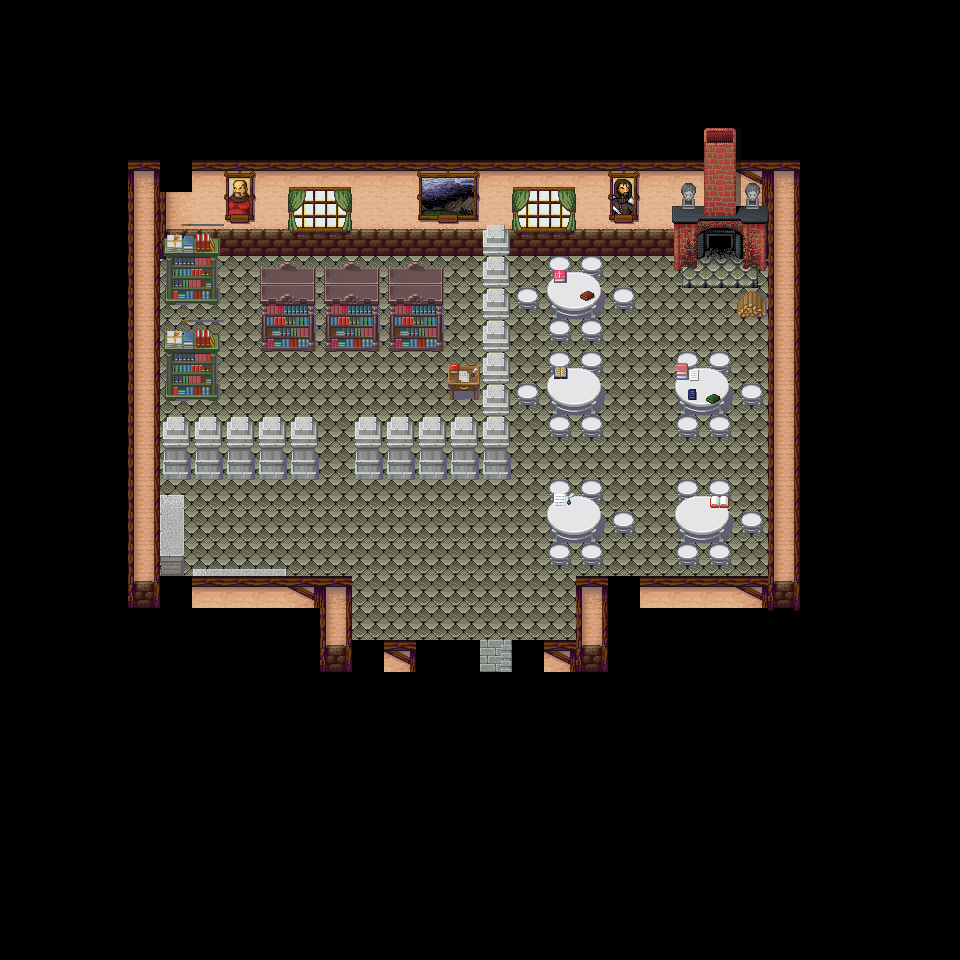

A 2D game scene composited from a Tiled map and its tileset images. What follows is a short description and the map's XML, with each tile layer's data collapsed to a summary:
An orthogonal 30x30 tile map with 32x32 px tiles, 4 tile layers (Piso, Paredes, Decorado, sobre) and 25 objects (clavLevelEntity).

<map version="1.0" orientation="orthogonal" renderorder="right-down" width="30" height="30" tilewidth="32" tileheight="32" backgroundcolor="#000000" nextobjectid="96"><tileset firstgid="1" name="out" tilewidth="32" tileheight="32"><image source="ciudad_biblioteca.png" width="320" height="288" /></tileset>
 <layer name="Piso" width="30" height="30">
  <data>[900 cells, 207 non-empty, 4 distinct tile ids]</data>
 </layer>
 <layer name="Paredes" width="30" height="30">
  <data>[900 cells, 118 non-empty, 16 distinct tile ids]</data>
 </layer>
 <layer name="Decorado" width="30" height="30">
  <data>[900 cells, 136 non-empty, 57 distinct tile ids]</data>
 </layer>
 <layer name="sobre" width="30" height="30">
  <data>[900 cells, 12 non-empty, 10 distinct tile ids]</data>
 </layer>
 <objectgroup color="#02faea" name="Triggers">
  <object id="64" name="clavLevelEntity" x="416" y="640" width="96" height="32">
   <properties>
    <property name="duration" value="250" />
    <property name="fade" value="#000000" />
    <property name="spawn" value="out_biblioteca" />
    <property name="to" value="ciudad" />
   </properties>
  </object>
 </objectgroup>
 <objectgroup name="collision">
  <object id="67" x="128" y="160" width="32" height="448" />
  <object id="68" x="160" y="576" width="192" height="32" />
  <object id="69" x="320" y="608" width="32" height="64" />
  <object id="71" x="352" y="640" width="64" height="32" />
  <object id="72" x="512" y="640" width="96" height="32" />
  <object id="73" x="576" y="576" width="32" height="64" />
  <object id="74" x="608" y="576" width="160" height="32" />
  <object id="75" x="768" y="160" width="32" height="448" />
  <object id="76" x="672" y="160" width="96" height="128" />
  <object id="77" x="736" y="288" width="32" height="32" />
  <object id="79" x="160" y="160" width="512" height="96" />
  <object id="80" x="480" y="256" width="32" height="224" />
  <object id="81" x="352" y="448" width="128" height="32" />
  <object id="82" x="160" y="448" width="160" height="32" />
  <object id="83" x="544" y="512" width="64" height="32" />
  <object id="84" x="672" y="512" width="64" height="32" />
  <object id="85" x="672" y="384" width="64" height="32" />
  <object id="86" x="544" y="384" width="64" height="32" />
  <object id="87" x="544" y="288" width="64" height="32" />
  <object id="88" x="448" y="384" width="32" />
  <object id="91" x="256" y="320" width="192" height="32" />
  <object id="94" x="160" y="288" width="64" />
  <object id="95" x="160" y="384" width="64" />
 </objectgroup>
 <objectgroup color="#ffd100" name="Spawns">
  <object id="63" x="448" y="608" width="32" height="32">
   <properties>
    <property name="direction" value="run-down" />
    <property name="spawn" value="in" />
   </properties>
  </object>
 </objectgroup>
</map>
